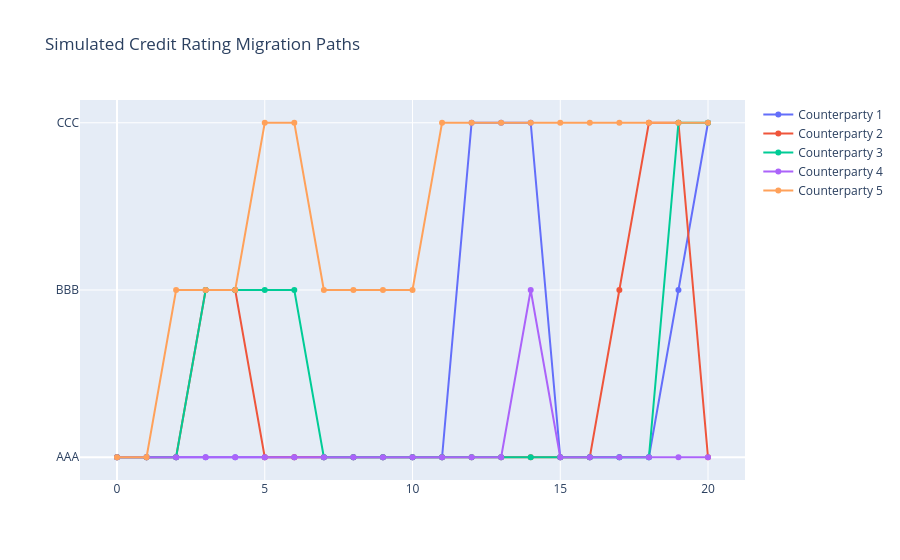
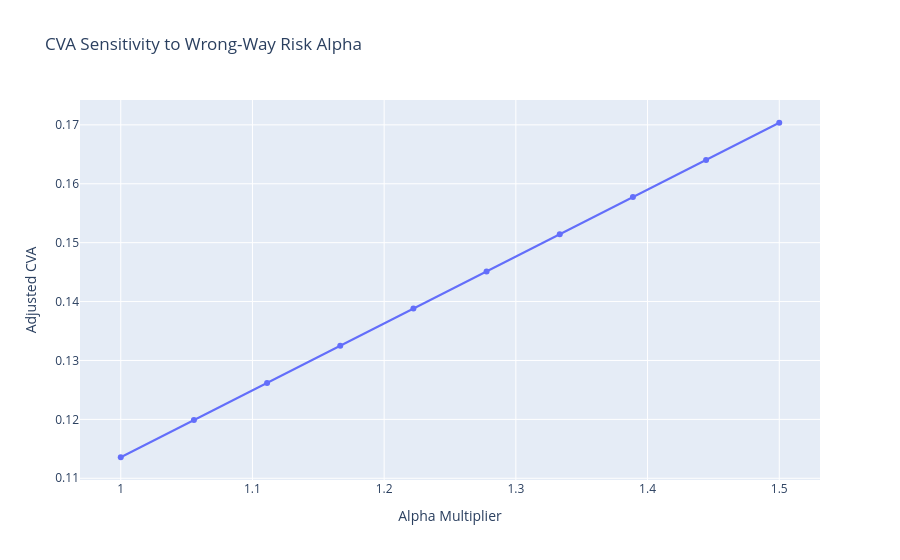

The cell these charts' notebook holds for them, in order:
### Markdown cell above
## 5. Credit Risk: WWR, CVA & Migration
Analyzing counterparty credit transitions and correlation risk.

### Code cell
from credit_risk.counterparty import RatingMigrationEngine, CounterpartyRiskEngine

# Rating Migration paths
tm = np.array([[0.9, 0.08, 0.02], [0.1, 0.8, 0.1], [0.05, 0.15, 0.8]])
mig_eng = RatingMigrationEngine(tm)
n_paths = 5
fig_mig = go.Figure()
for i in range(n_paths):
    path = mig_eng.simulate_migration(0, 20)
    fig_mig.add_trace(go.Scatter(y=path, mode='lines+markers', name=f'Counterparty {i+1}'))
fig_mig.update_layout(title='Simulated Credit Rating Migration Paths', yaxis=dict(tickvals=[0, 1, 2], ticktext=['AAA', 'BBB', 'CCC']))
fig_mig.show()

# WWR Impact
t_grid = np.linspace(0, 1, 10)
cpty = CounterpartyRiskEngine(t_grid)
cpty.set_portfolio_paths(np.random.normal(0, 10, (100, 10)))
pd_curv = np.linspace(0, 0.05, 10)
alphas = np.linspace(1.0, 1.5, 10)
wwr_cvas = [cpty.calculate_cva_wwr(0.4, pd_curv, a) for a in alphas]

fig_wwr = go.Figure()
fig_wwr.add_trace(go.Scatter(x=alphas, y=wwr_cvas))
fig_wwr.update_layout(title='CVA Sensitivity to Wrong-Way Risk Alpha', xaxis_title='Alpha Multiplier', yaxis_title='Adjusted CVA')
fig_wwr.show()

### Figure 1 — Plotly figure (JSON) as saved in the notebook; plotly's stock layout.template omitted (floating-point values rounded to 4 significant figures)
{"data": [{"mode": "lines+markers", "name": "Counterparty 1", "type": "scatter", "y": [0, 0, 0, 0, 0, 0, 0, 0, 0, 0, 0, 0, 2, 2, 2, 0, 0, 0, 0, 1, 2]}, {"mode": "lines+markers", "name": "Counterparty 2", "type": "scatter", "y": [0, 0, 0, 1, 1, 0, 0, 0, 0, 0, 0, 0, 0, 0, 0, 0, 0, 1, 2, 2, 0]}, {"mode": "lines+markers", "name": "Counterparty 3", "type": "scatter", "y": [0, 0, 0, 1, 1, 1, 1, 0, 0, 0, 0, 0, 0, 0, 0, 0, 0, 0, 0, 2, 2]}, {"mode": "lines+markers", "name": "Counterparty 4", "type": "scatter", "y": [0, 0, 0, 0, 0, 0, 0, 0, 0, 0, 0, 0, 0, 0, 1, 0, 0, 0, 0, 0, 0]}, {"mode": "lines+markers", "name": "Counterparty 5", "type": "scatter", "y": [0, 0, 1, 1, 1, 2, 2, 1, 1, 1, 1, 2, 2, 2, 2, 2, 2, 2, 2, 2, 2]}], "layout": {"title": {"text": "Simulated Credit Rating Migration Paths"}, "yaxis": {"ticktext": ["AAA", "BBB", "CCC"], "tickvals": [0, 1, 2]}}}

### Figure 2 — Plotly figure (JSON) as saved in the notebook; plotly's stock layout.template omitted (floating-point values rounded to 4 significant figures)
{"data": [{"type": "scatter", "x": [1.0, 1.056, 1.111, 1.167, 1.222, 1.278, 1.333, 1.389, 1.444, 1.5], "y": [0.1136, 0.1199, 0.1262, 0.1325, 0.1388, 0.1451, 0.1514, 0.1577, 0.164, 0.1704]}], "layout": {"title": {"text": "CVA Sensitivity to Wrong-Way Risk Alpha"}, "xaxis": {"title": {"text": "Alpha Multiplier"}}, "yaxis": {"title": {"text": "Adjusted CVA"}}}}
